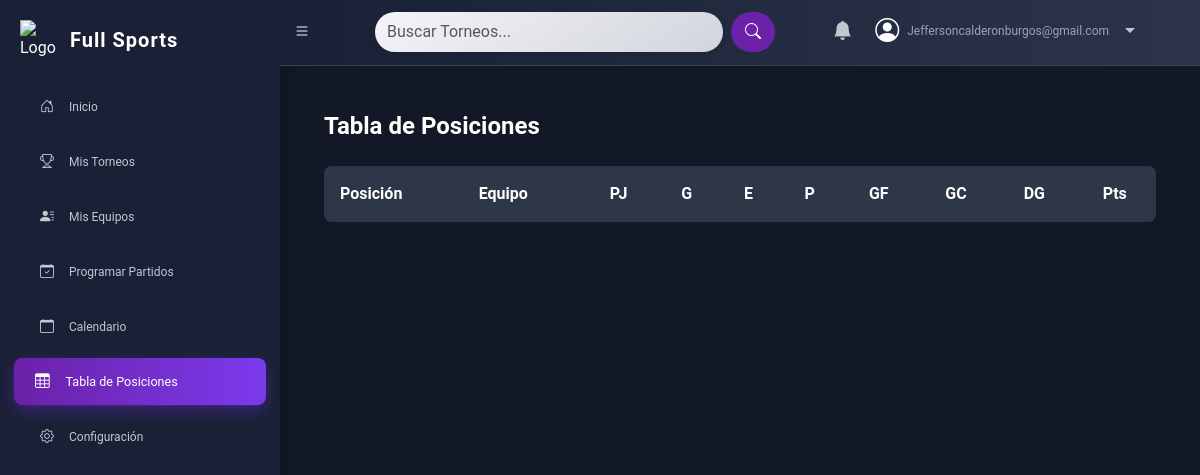
Page /views/standings.php?tournament_id=1&version_id=3 (signed in) on the earlier database version.
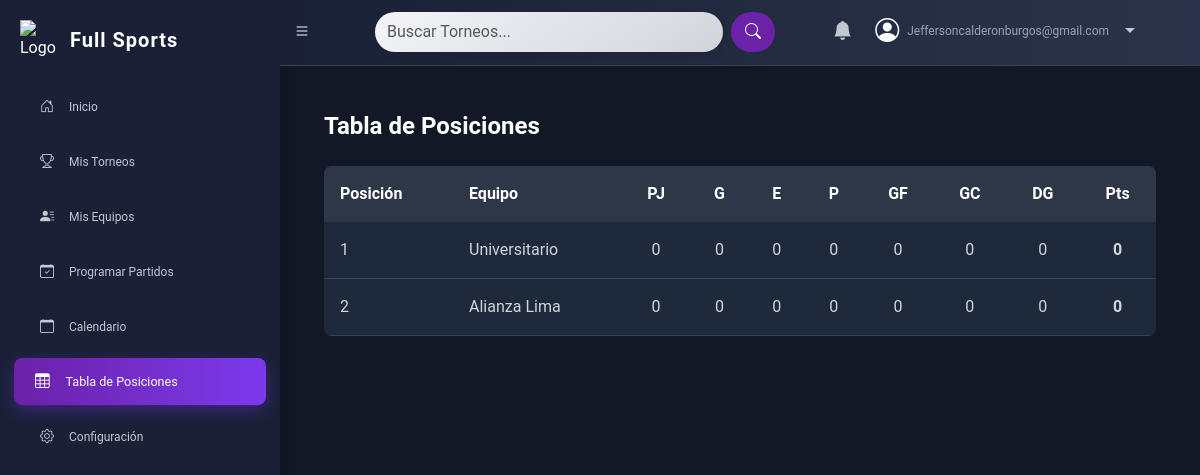
Same page on the later database version.
### tables this page shows
CREATE TABLE `standings` (
  `id` int(11) NOT NULL,
  `tournament_version_id` int(11) DEFAULT NULL,
  `team_id` int(11) DEFAULT NULL,
  `played` int(11) DEFAULT 0,
  `won` int(11) DEFAULT 0,
  `drawn` int(11) DEFAULT 0,
  `lost` int(11) DEFAULT 0,
  `goals_for` int(11) DEFAULT 0,
  `goals_against` int(11) DEFAULT 0,
  `points` int(11) DEFAULT 0
);

CREATE TABLE `teams` (
  `id` int(11) NOT NULL,
  `name` varchar(255) NOT NULL,
  `country` varchar(255) NOT NULL,
  `color` varchar(7) NOT NULL,
  `user_id` int(11) NOT NULL,
  `tournament_id` int(11) DEFAULT NULL,
  `nickname` varchar(255) DEFAULT NULL,
  `city` varchar(255) DEFAULT NULL,
  `origin` varchar(255) DEFAULT NULL,
  `coach` varchar(255) DEFAULT NULL,
  `social_media` varchar(255) DEFAULT NULL,
  `image` varchar(255) DEFAULT NULL,
  `logo` varchar(255) NOT NULL,
  `tournament_version_id` int(11) DEFAULT NULL,
  `category_id` int(11) DEFAULT NULL,
  `points` int(11) DEFAULT 0
);

### views/standings.php (the view, shortened to what the changed rows need)
<?php
require_once "../config/connection.php";
$version_id = $_GET['version_id'] ?? null;
$stmt = $con->prepare("SELECT s.*, t.name as team_name
                       FROM standings s
                       JOIN teams t ON s.team_id = t.id
                       WHERE s.tournament_version_id = ?
                       ORDER BY s.points DESC, s.goals_for - s.goals_against DESC");
$stmt->bind_param("i", $version_id);
$stmt->execute();
$result = $stmt->get_result();
$standings = $result->fetch_all(MYSQLI_ASSOC);
?>
<!DOCTYPE html>
<html lang="es">
<head>
    <script src="https://cdn.tailwindcss.com"></script>
    <link href="https://cdn.jsdelivr.net/npm/remixicon@3.5.0/fonts/remixicon.css" rel="stylesheet">
    <link rel="stylesheet" href="https://cdn.jsdelivr.net/npm/sweetalert2@11/dist/sweetalert2.min.css">
    <link href="https://cdnjs.cloudflare.com/ajax/libs/font-awesome/6.0.0-beta3/css/all.min.css" rel="stylesheet">
    <link href="https://cdn.jsdelivr.net/npm/bootstrap@5.3.0/dist/css/bootstrap.min.css" rel="stylesheet">
    <link href="https://cdn.jsdelivr.net/npm/bootstrap-icons/font/bootstrap-icons.css" rel="stylesheet">
    <link href="../public/css/style.css" rel="stylesheet">
</head>
<body>
    <div class="content" id="content">
        <div class="p-6">
            <h1 class="text-2xl font-bold mb-6">Tabla de Posiciones</h1>
            <div class="overflow-x-auto">
                <table class="w-full bg-[#1E293B] rounded-lg overflow-hidden">
                    <thead>
                        <tr class="bg-[#2D3748] text-white">
                            <th class="p-3 text-left">Posición</th>
                            <th class="p-3 text-left">Equipo</th>
                            <th class="p-3 text-center">PJ</th>
                            <th class="p-3 text-center">G</th>
                            <th class="p-3 text-center">E</th>
                            <th class="p-3 text-center">P</th>
                            <th class="p-3 text-center">GF</th>
                            <th class="p-3 text-center">GC</th>
                            <th class="p-3 text-center">DG</th>
                            <th class="p-3 text-center">Pts</th>
                        </tr>
                    </thead>
                    <tbody>
                        <?php foreach ($standings as $index => $team): ?>
                            <tr class="text-gray-300 border-b border-gray-700">
                                <td class="p-3"><?php echo $index + 1; ?></td>
                                <td class="p-3"><?php echo htmlspecialchars($team['team_name']); ?></td>
                                <td class="p-3 text-center"><?php echo $team['played']; ?></td>
                                <td class="p-3 text-center"><?php echo $team['won']; ?></td>
                                <td class="p-3 text-center"><?php echo $team['drawn']; ?></td>
                                <td class="p-3 text-center"><?php echo $team['lost']; ?></td>
                                <td class="p-3 text-center"><?php echo $team['goals_for']; ?></td>
                                <td class="p-3 text-center"><?php echo $team['goals_against']; ?></td>
                                <td class="p-3 text-center"><?php echo $team['goals_for'] - $team['goals_against']; ?></td>
                                <td class="p-3 text-center font-bold"><?php echo $team['points']; ?></td>
                            </tr>
                        <?php endforeach; ?>
                    </tbody>
                </table>
            </div>
        </div>
    </div>
</body>
</html>

Differences in the rows shown:
added standings: team.name "Universitario", played "0", won "0", drawn "0", lost "0", goals_for "0", goals_against "0", $team['goals_for']-$team['goals_against'] "0", points "0"
added standings: team.name "Alianza Lima", played "0", won "0", drawn "0", lost "0", goals_for "0", goals_against "0", $team['goals_for']-$team['goals_against'] "0", points "0"
